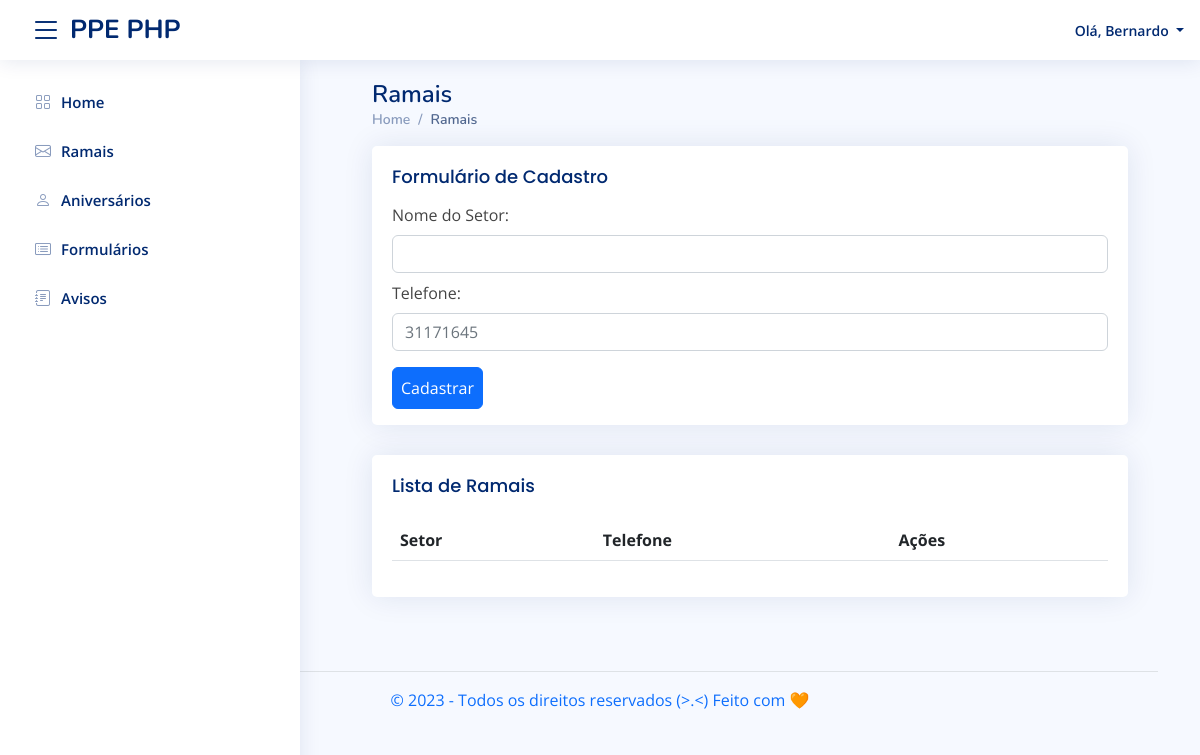
The page /view/pages/admin/index.php?pag=ramais (signed in) on the database as committed earlier.
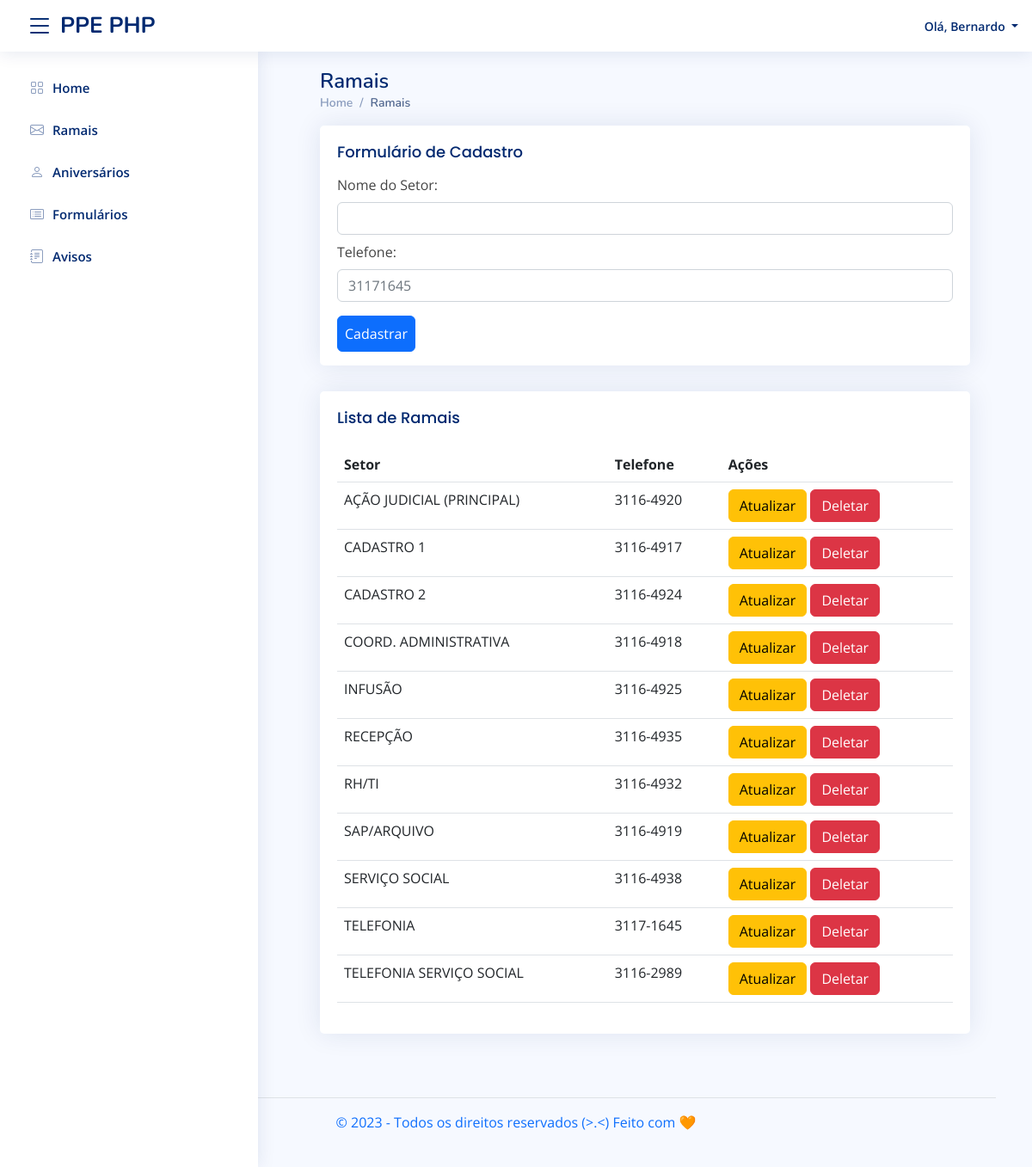
The same page on the database as committed later.
### tables this page shows
CREATE TABLE `usuarios` (
  `id` int(11) NOT NULL,
  `email` varchar(50) NOT NULL,
  `nivel` varchar(20) NOT NULL,
  `nome` varchar(50) NOT NULL,
  `senha` varchar(25) NOT NULL
);

CREATE TABLE `ramais` (
  `id` int(11) NOT NULL,
  `setor` varchar(55) NOT NULL,
  `telefone` varchar(9) NOT NULL
);

### view/pages/admin/ramais/listar.php (the view)
<?php
require_once('../../../int/conexao.php');
$sql = "SELECT id, setor, telefone FROM ramais ORDER BY setor";
$stmt = $pdo->prepare($sql);
$stmt->execute();
$registros = $stmt->fetchAll();
?>
<div class="card">
    <div class="card-body">
        <h5 class="card-title ">
                Lista de Ramais
        </h5>
        <table class="table table-hover" id="myTable">
            <thead>
                <tr>
                    <th scope="col">
                        Setor
                    </th>
                    <th scope="col">
                        Telefone
                    </th>
                    <th scope="col">
                        Ações
                    </th>
                </tr>
            </thead>
            <tbody>
                <?php foreach ($registros as $registro) { ?>
                    <tr>
                        <td>
                            <?php echo $registro['setor']; ?>
                        </td>
                        <td>
                            <?php
                            $numero = $registro['telefone'];
                            $tamanho = strlen($numero);
                            $numero1 = substr($numero, 0, 4);
                            $numero2 = substr($numero, $tamanho - 4);
                            echo $numero1 . '-' . $numero2;
                            ?>
                        </td>
                        <td>
                            <a href="ramais/atualizar.php?id=<?php echo $registro['id']; ?>" class="btn btn-warning">
                                Atualizar
                            </a>
                            <a href="ramais/deletar.php?id=<?php echo $registro['id']; ?>" class="btn btn-danger">
                                Deletar
                            </a>
                        </td>
                    </tr>
                <?php } ?>
            </tbody>
        </table>
    </div>
</div>

### view/pages/admin/index.php (shortened to what this page needs)
<?php
require_once("../../../int/conexao.php");
$id_usuario = $_SESSION['id_usuario'];
$query = $pdo->query("SELECT * from usuarios where id = '$id_usuario' ");
$result = $query->fetchAll(PDO::FETCH_ASSOC);
$nome_usuario = $result[0]['nome'];
$primeiroNome = strstr($nome_usuario, ' ', true);
$menu1 = 'index';
$menu2 = 'aniversario';
$menu3 = 'form';
$menu4 = 'ramais';
$menu5 = 'avisos';
if (@$_GET['pag'] == "") {
    $pag = $menu1;
} else {
    $pag = @$_GET['pag'];
}
?>
<!DOCTYPE html>
<html lang="pt">
<head>
    <link href="../../../assets/vendor/bootstrap/css/bootstrap.min.css" rel="stylesheet">
    <link href="../../../assets/vendor/bootstrap-icons/bootstrap-icons.css" rel="stylesheet">
    <link href="../../../assets/vendor/boxicons/css/boxicons.min.css" rel="stylesheet">
    <link href="../../../assets/vendor/quill/quill.snow.css" rel="stylesheet">
    <link href="../../../assets/vendor/quill/quill.bubble.css" rel="stylesheet">
    <link href="../../../assets/vendor/remixicon/remixicon.css" rel="stylesheet">
    <link href="../../../assets/vendor/simple-datatables/style.css" rel="stylesheet">
    <link href="../../../assets/css/style.css" rel="stylesheet">
</head>
<body>
    <div class="container-fluid">
        <?php
        require_once('../../layout/header/header_2.php');
        ?>
    </div>
    <div class="container">
        <?php
        require_once($pag . '.php');
        ?>
    </div>
    <div class="container">
        <?php
        require_once('../../layout/footer/footer.php');
        ?>
</html>

### view/layout/header/header_2.php (shortened to what this page needs)
<header id="header" class="header fixed-top d-flex align-items-center">
    <div class="d-flex align-items-center justify-content-between">
        <i class="bi bi-list toggle-sidebar-btn"></i>
        <a href="index.php?pag=<?php echo $menu1 ?>" class="logo d-flex align-items-center">
            <span class="d-none d-lg-block px-2 py-2">PPE PHP</span>
        </a>
    </div>
    <nav class="header-nav ms-auto">
        <ul class="d-flex align-items-center">
            <li class="nav-item dropdown pe-3">
                <a class="nav-link nav-profile d-flex align-items-center pe-0" href="#" data-bs-toggle="dropdown">
                    <span class="d-none d-md-block dropdown-toggle ps-2">
                        <?php echo 'Olá, ' . $primeiroNome ?>
                    </span>
                </a>
            </li>
        </ul>
    </nav>
</header>
<div class="container-fluid">
    <?php
    require_once('sidebar.php');
    ?>
</div>

### view/layout/header/sidebar.php
<aside id="sidebar" class="sidebar">
    <ul class="sidebar-nav" id="sidebar-nav">
        <li class="nav-item">
            <a class="nav-link collapsed disabled" href="index.php?pag=<?php echo $menu1 ?>">
                <i class="bi bi-grid"></i>
                <span>Home</span>
            </a>
        </li>
        <li class="nav-item">
            <a class="nav-link collapsed" href="index.php?pag=<?php echo $menu4 ?>">
                <i class="bi bi-envelope"></i>
                <span>Ramais</span>
            </a>
        </li>
        <li class="nav-item">
            <a class="nav-link collapsed" href="index.php?pag=<?php echo $menu2 ?>">
                <i class="bi bi-person"></i>
                <span>Aniversários</span>
            </a>
        </li>
        <li class="nav-item">
            <a class="nav-link collapsed" href="index.php?pag=<?php echo $menu3 ?>">
                <i class="bi bi-card-list"></i>
                <span>Formulários</span>
            </a>
        </li>
        <li class="nav-item">
            <a class="nav-link collapsed disabled" href="index.php?pag=<?php echo $menu5 ?>">
                <i class="bi bi-journal-text"></i>
                <span>Avisos</span>
            </a>
        </li>
    </ul>
</aside>

### view/pages/admin/ramais.php
<?php
$nome_pag = 'Ramais';
?><main id="main" class="main">
    <div class="pagetitle">
        <h1><?php echo $nome_pag ?></h1>
        <nav>
            <ol class="breadcrumb">
                <li class="breadcrumb-item">
                    <a href="index.php?pag=<?php echo $menu1 ?>">
                        Home
                    </a>
                </li>
                <li class="breadcrumb-item active">
                    <?php echo $nome_pag ?>
                </li>
            </ol>
        </nav>
    </div>
    <section class="section">
        <div class="col">
            <div class="card">
                <div class="card-body pb-0">
                    <h5 class="card-title pb-0">
                        Formulário de Cadastro
                    </h5>
                    <?php require_once('./ramais/form.php') ?>
                </div>
            </div>
        </div>
    </section>
    <?php
    require_once('./ramais/listar.php');
    ?>
</main>

### view/pages/admin/ramais/form.php
<form action="ramais/cadastrar.php" method="post">
    <div class="form-group">
        <label for="nome" class="p-2 px-0">
            Nome do Setor:
        </label>
        <input type="text" class="form-control" id="setor" name="setor" required>
    </div>
    <div class="form-group">
        <label for="telefone" class="p-2 px-0">
            Telefone:
        </label>
        <input type="text" class="form-control" name="telefone" id="telefone" pattern="\d{4}\d{4}" placeholder="31171645">
    </div>
    <button type="submit" class="btn btn-primary p-2 m-3 mx-0">
        Cadastrar
    </button>
</form>

### view/layout/footer/footer.php (shortened to what this page needs)
<footer class="d-flex flex-wrap justify-content-center align-items-center py-3 my-4 border-top">
    <div class="footer-copyright font-weight-bold text-center text-primary">
        &copy;  - Todos os direitos reservados (>.<) Feito com 🧡 </div>
    </div>

### assets/css/style.css (style rules this page uses)
:root { scroll-behavior: smooth; }
body { font-family: "Open Sans", sans-serif; background: #f6f9ff; color: #444444; }
a { color: #4154f1; text-decoration: none; }
h1, h2, h3, h4, h5, h6 { font-family: "Nunito", sans-serif; }
#main { margin-top: 60px; padding: 20px 30px; transition: all 0.3s; }
.pagetitle { margin-bottom: 10px; }
.pagetitle h1 { font-size: 24px; margin-bottom: 0; font-weight: 600; color: #012970; }
.card { margin-bottom: 30px; border: none; border-radius: 5px; box-shadow: 0px 0 30px rgba(1, 41, 112, 0.1); }
.card-title { padding: 20px 0 15px 0; font-size: 18px; font-weight: 500; color: #012970; font-family: "Poppins", sans-serif; }
.card-body { padding: 0 20px 20px 20px; }
.breadcrumb { font-size: 14px; font-family: "Nunito", sans-serif; color: #899bbd; font-weight: 600; }
.breadcrumb a { color: #899bbd; transition: 0.3s; }
.breadcrumb .breadcrumb-item::before { color: #899bbd; }
.breadcrumb .active { color: #51678f; font-weight: 600; }
.logo { line-height: 1; }
@media (min-width: 1200px) { .logo { width: 280px; } }
.logo span { font-size: 26px; font-weight: 700; color: #012970; font-family: "Nunito", sans-serif; }
.header { transition: all 0.5s; z-index: 997; height: 60px; box-shadow: 0px 2px 20px rgba(1, 41, 112, 0.1); background-color: #fff; padding-left: 20px; }
.header .toggle-sidebar-btn { font-size: 32px; padding-left: 10px; cursor: pointer; color: #012970; }
.header-nav ul { list-style: none; }
.header-nav > ul { margin: 0; padding: 0; }
.header-nav .nav-profile { color: #012970; }
.header-nav .nav-profile span { font-size: 14px; font-weight: 600; }
.sidebar { position: fixed; top: 60px; left: 0; bottom: 0; width: 300px; z-index: 996; transition: all 0.3s; padding: 20px; overflow-y: auto; scrollbar-width: thin; scrollbar-color: #aab7cf transparent; box-shadow: 0px 0px 20px rgba(1, 41, 112, 0.1); background-color: #fff; }
@media (min-width: 1200px) { #main, #footer { margin-left: 300px; } }
.sidebar-nav { padding: 0; margin: 0; list-style: none; }
.sidebar-nav li { padding: 0; margin: 0; list-style: none; }
.sidebar-nav .nav-item { margin-bottom: 5px; }
.sidebar-nav .nav-link { display: flex; align-items: center; font-size: 15px; font-weight: 600; color: #4154f1; transition: 0.3; background: #f6f9ff; padding: 10px 15px; border-radius: 4px; }
.sidebar-nav .nav-link i { font-size: 16px; margin-right: 10px; color: #4154f1; }
.sidebar-nav .nav-link.collapsed { color: #012970; background: #fff; }
.sidebar-nav .nav-link.collapsed i { color: #899bbd; }

Rows that differ between the two databases and show on the page:
added ramais: setor "AÇÃO JUDICIAL (PRINCIPAL)", telefone "3116", telefone "4920"
added ramais: setor "CADASTRO 1", telefone "3116", telefone "4917"
added ramais: setor "CADASTRO 2", telefone "3116", telefone "4924"
added ramais: setor "COORD. ADMINISTRATIVA", telefone "3116", telefone "4918"
added ramais: setor "INFUSÃO", telefone "3116", telefone "4925"
added ramais: setor "RECEPÇÃO", telefone "3116", telefone "4935"
added ramais: setor "RH/TI", telefone "3116", telefone "4932"
added ramais: setor "SAP/ARQUIVO", telefone "3116", telefone "4919"
added ramais: setor "SERVIÇO SOCIAL", telefone "3116", telefone "4938"
added ramais: setor "TELEFONIA", telefone "3117", telefone "1645"
added ramais: setor "TELEFONIA SERVIÇO SOCIAL", telefone "3116", telefone "2989"
